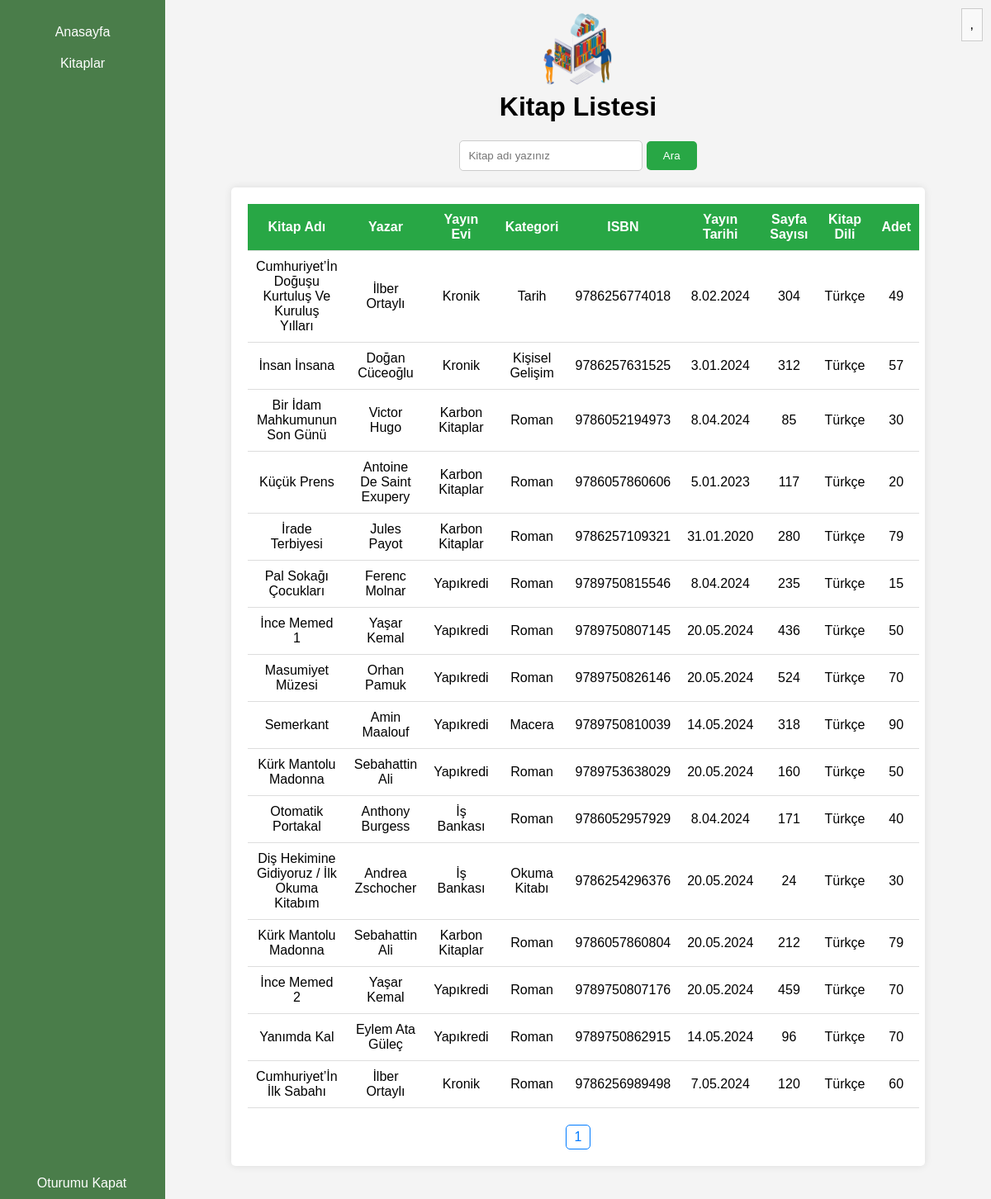
The page /uye/kitaplar.php on the database its author committed.
### tables this page shows
CREATE TABLE IF NOT EXISTS `tbl_yayin_evleri` (
  `yayinEvi_id` int NOT NULL AUTO_INCREMENT,
  `yayinEviAdi` varchar(50) NOT NULL,
  `adres_id` int NOT NULL,
  PRIMARY KEY (`yayinEvi_id`)
);

CREATE TABLE IF NOT EXISTS `tbl_kitaplar` (
  `kitap_id` int NOT NULL AUTO_INCREMENT,
  `yayinEvi_id` int NOT NULL,
  `ISBN` bigint NOT NULL,
  `kitapAdi` varchar(50) NOT NULL,
  `yayinTarihi` varchar(50) NOT NULL,
  `sayfaSayisi` int NOT NULL,
  `kitapDili` varchar(50) NOT NULL,
  PRIMARY KEY (`kitap_id`)
);

CREATE TABLE IF NOT EXISTS `yazarlar` (
  `yazar_id` int NOT NULL AUTO_INCREMENT,
  `kitap_id` int NOT NULL,
  `yazarAd` varchar(50) NOT NULL,
  `yazarSoyad` varchar(50) NOT NULL,
  PRIMARY KEY (`yazar_id`)
);

CREATE TABLE IF NOT EXISTS `kategoriler` (
  `kategori_id` int NOT NULL AUTO_INCREMENT,
  `kitap_id` int NOT NULL,
  `kategoriAdi` varchar(50) NOT NULL,
  PRIMARY KEY (`kategori_id`)
);

CREATE TABLE IF NOT EXISTS `kitaplar_kutuphane` (
  `kitap_id` int NOT NULL,
  `kutuphane_id` int NOT NULL,
  `adet` int NOT NULL,
  PRIMARY KEY (`kitap_id`)
);

### uye/kitaplar.php (the view, shortened to what this page needs)
<!DOCTYPE html>
<html lang="tr">
<head>
    <link rel="stylesheet" type="text/css" href="../admin/style.css">
    <link rel="stylesheet" type="text/css" href="../admin/1.css">
</head>
<body>
    <div class="content" style="text-align: center; height: 50px; padding: 10px;">
        <img src="../logo.png" style="height: 100px;">
        <div class="menu" onclick="toggleMenu()">
            <?php
            echo $_SESSION['kullanici'] . ", ";
            ?>
        </div>
    </div>
    <div class="sidebar">
        <a href="uye.php">Anasayfa</a>
        <a href="kitaplar.php">Kitaplar</a>
        <a href="../admin/oturumukapat.php" style="bottom: 0; position: fixed; width:168px;">Oturumu Kapat</a>
    </div>
    <div class="content" style="text-align: center; vertical-align: middle; max-width:100%; max-height:100%;">
        <h1>Kitap Listesi</h1>
        <form action="kitaplar.php" method="post">
            <input type="text" id="user-name" name="kitap_arama" placeholder="Kitap adı yazınız">
            <button id="search-button">Ara</button>
        </form>
        <div class="container">
            <?php
            $servername = "localhost";
            $username = "root";
            $password = "";
            $dbname = "kutuphane";
            $conn = new mysqli($servername, $username, $password, $dbname);
            $page = isset($_GET['page']) ? $_GET['page'] : 1;
            $per_page = 25;
            $start_from = ($page - 1) * $per_page;
            if (isset($_POST['kitap_arama'])) {
                $arama_kitapAdi = trim($_POST['kitap_arama']);
                $sql = "SELECT tbl_yayin_evleri.yayinEviAdi, kategoriler.kategoriAdi, kitaplar_kutuphane.kutuphane_id, kitaplar_kutuphane.adet,
                yazarlar.yazarAd, yazarlar.yazarSoyad, tbl_kitaplar.ISBN, tbl_kitaplar.kitapAdi, tbl_kitaplar.yayinTarihi, tbl_kitaplar.sayfaSayisi,
                tbl_kitaplar.kitapDili
                FROM tbl_yayin_evleri, tbl_kitaplar, kitaplar_kutuphane, yazarlar, kategoriler
                WHERE tbl_yayin_evleri.yayinEvi_id = tbl_kitaplar.yayinEvi_id
                AND tbl_kitaplar.kitap_id = kitaplar_kutuphane.kitap_id
                AND yazarlar.kitap_id = tbl_kitaplar.kitap_id
                AND kategoriler.kitap_id = tbl_kitaplar.kitap_id
                AND kitapAdi LIKE '%" . $arama_kitapAdi . "%'
                LIMIT $start_from, $per_page";
                $result = $conn->query($sql);
                echo "<table>";
                echo "<thead>";
                echo "<tr>";
                echo "<th>Kitap Adı</th>";
                echo "<th>Yazar</th>";
                echo "<th>Yayın Evi</th>";
                echo "<th>Kategori</th>";
                echo "<th>ISBN</th>";
                echo "<th>Yayın Tarihi</th>";
                echo "<th>Sayfa Sayısı</th>";
                echo "<th>Kitap Dili</th>";
                echo "<th>Adet</th>";
                echo "</tr>";
                echo "</thead>";
                echo "<tbody>";
                if ($result->num_rows > 0) {
                    while ($row = $result->fetch_assoc()) {
                        echo "<tr>";
                        echo "<td>" . $row["kitapAdi"] . "</td>";
                        echo "<td>" . $row["yazarAd"] . " " . $row["yazarSoyad"] . "</td>";
                        echo "<td>" . $row["yayinEviAdi"] . "</td>";
                        echo "<td>" . $row["kategoriAdi"] . "</td>";
                        echo "<td>" . $row["ISBN"] . "</td>";
                        echo "<td>" . $row["yayinTarihi"] . "</td>";
                        echo "<td>" . $row["sayfaSayisi"] . "</td>";
                        echo "<td>" . $row["kitapDili"] . "</td>";
                        echo "<td>" . $row["adet"] . "</td>";
                        echo "</tr>";
                    }
                } else {
                    echo "<tr><td colspan='9'>Veri bulunamadı.</td></tr>";
                }
                echo "</tbody>";
                echo "</table>";
                $sql = "SELECT COUNT(*) AS total FROM tbl_kitaplar WHERE kitapAdi LIKE '%" . $arama_kitapAdi . "%'";
                $result = $conn->query($sql);
                $row = $result->fetch_assoc();
                $total_pages = ceil($row["total"] / $per_page);
                echo "<div class='pagination'>";
                for ($i = 1; $i <= $total_pages; $i++) {
                    echo "<a href='?page=$i'>$i</a>";
                }
                echo "</div>";
                $conn->close();
            } else {
                $sql = "SELECT tbl_yayin_evleri.yayinEviAdi, kategoriler.kategoriAdi, kitaplar_kutuphane.kutuphane_id, kitaplar_kutuphane.adet,
                yazarlar.yazarAd, yazarlar.yazarSoyad, tbl_kitaplar.ISBN, tbl_kitaplar.kitapAdi, tbl_kitaplar.yayinTarihi, tbl_kitaplar.sayfaSayisi,
                tbl_kitaplar.kitapDili
                FROM tbl_yayin_evleri, tbl_kitaplar, kitaplar_kutuphane, yazarlar, kategoriler
                WHERE tbl_yayin_evleri.yayinEvi_id = tbl_kitaplar.yayinEvi_id
                AND tbl_kitaplar.kitap_id = kitaplar_kutuphane.kitap_id
                AND yazarlar.kitap_id = tbl_kitaplar.kitap_id
                AND kategoriler.kitap_id = tbl_kitaplar.kitap_id
                LIMIT $start_from, $per_page";
                $result = $conn->query($sql);
                echo "<table>";
                echo "<thead>";
                echo "<tr>";
                echo "<th>Kitap Adı</th>";
                echo "<th>Yazar</th>";
                echo "<th>Yayın Evi</th>";
                echo "<th>Kategori</th>";
                echo "<th>ISBN</th>";
                echo "<th>Yayın Tarihi</th>";
                echo "<th>Sayfa Sayısı</th>";
                echo "<th>Kitap Dili</th>";
                echo "<th>Adet</th>";
                echo "</tr>";
                echo "</thead>";
                echo "<tbody>";
                if ($result->num_rows > 0) {
                    while ($row = $result->fetch_assoc()) {
                        echo "<tr>";
                        echo "<td>" . $row["kitapAdi"] . "</td>";
                        echo "<td>" . $row["yazarAd"] . " " . $row["yazarSoyad"] . "</td>";
                        echo "<td>" . $row["yayinEviAdi"] . "</td>";
                        echo "<td>" . $row["kategoriAdi"] . "</td>";
                        echo "<td>" . $row["ISBN"] . "</td>";
                        echo "<td>" . $row["yayinTarihi"] . "</td>";
                        echo "<td>" . $row["sayfaSayisi"] . "</td>";
                        echo "<td>" . $row["kitapDili"] . "</td>";
                        echo "<td>" . $row["adet"] . "</td>";
                        echo "</tr>";
                    }
                } else {
                    echo "<tr><td colspan='9'>Veri bulunamadı.</td></tr>";
                }
                echo "</tbody>";
                echo "</table>";
                $sql = "SELECT COUNT(*) AS total FROM tbl_kitaplar";
                $result = $conn->query($sql);
                $row = $result->fetch_assoc();
                $total_pages = ceil($row["total"] / $per_page);
                echo "<div class='pagination'>";
                for ($i = 1; $i <= $total_pages; $i++) {
                    echo "<a href='?page=$i'>$i</a>";
                }
                echo "</div>";
            }
            ?>
        </div>
    </div>
</body>
</html>

### admin/style.css (style rules this page uses)
body { font-family: Arial, sans-serif; background-color: #f2f7f1; margin: 0; padding: 0; overflow-x: hidden; }
.sidebar { background-color: #4a7d4a; position: fixed; top: 0; left: 0; height: 100%; width: 200px; padding-top: 20px; text-align: center; }
.sidebar a { color: white; text-decoration: none; padding: 10px 15px; display: block; font-size: 16px; }
.content { margin-left: 200px; padding: 20px; }

### admin/1.css (style rules this page uses)
body { font-family: Arial, sans-serif; margin: 0; padding: 0; background-color: #f4f4f4; }
input { padding: 10px; width: 200px; border: 1px solid #ccc; border-radius: 5px; }
button { padding: 10px 20px; background-color: #28a745; color: white; border: none; border-radius: 5px; cursor: pointer; transition: background-color 0.3s; }

### uye/kitaplar.php (style rules this page uses)
.menu { position: absolute; top: 10px; right: 10px; cursor: pointer; padding: 10px; border: 1px solid #ccc; background-color: #f9f9f9; transition: background-color 0.3s; position: fixed; }
.container { max-width: 800px; margin: 20px auto; padding: 20px; background-color: #fff; border-radius: 5px; box-shadow: 0 0 10px rgba(0, 0, 0, 0.1); }
table { width: 100%; border-collapse: collapse; margin-bottom: 20px; }
table th, table td { padding: 10px; border-bottom: 1px solid #ddd; }
table th { background-color: #28a745; color: #fff; }
.pagination { text-align: center; }
.pagination a { display: inline-block; padding: 5px 10px; margin: 0 5px; color: #007bff; border: 1px solid #007bff; border-radius: 5px; text-decoration: none; }

### rows shown on the page
tbl_yayin_evleri: tbl_kitaplar.kitapAdi "Cumhuriyet’İn Doğuşu Kurtuluş Ve Kuruluş Yılları", yazarlar.yazarAd "İlber", yazarlar.yazarSoyad "Ortaylı", yayinEviAdi "Kronik", kategoriler.kategoriAdi "Tarih", tbl_kitaplar.ISBN "9786256774018", tbl_kitaplar.yayinTarihi "8.02.2024", tbl_kitaplar.sayfaSayisi "304", tbl_kitaplar.kitapDili "Türkçe", kitaplar_kutuphane.adet "49", tbl_kitaplar.kitapAdi "İnsan İnsana", yazarlar.yazarAd "Doğan", yazarlar.yazarSoyad "Cüceoğlu", kategoriler.kategoriAdi "Kişisel Gelişim", tbl_kitaplar.ISBN "9786257631525", tbl_kitaplar.yayinTarihi "3.01.2024", tbl_kitaplar.sayfaSayisi "312", kitaplar_kutuphane.adet "57", tbl_kitaplar.kitapAdi "Cumhuriyet’İn İlk Sabahı", kategoriler.kategoriAdi "Roman", tbl_kitaplar.ISBN "9786256989498", tbl_kitaplar.yayinTarihi "7.05.2024", tbl_kitaplar.sayfaSayisi "120", kitaplar_kutuphane.adet "60"
tbl_yayin_evleri: tbl_kitaplar.kitapAdi "Bir İdam Mahkumunun Son Günü", yazarlar.yazarAd "Victor", yazarlar.yazarSoyad "Hugo", yayinEviAdi "Karbon Kitaplar", kategoriler.kategoriAdi "Roman", tbl_kitaplar.ISBN "9786052194973", tbl_kitaplar.yayinTarihi "8.04.2024", tbl_kitaplar.sayfaSayisi "85", tbl_kitaplar.kitapDili "Türkçe", kitaplar_kutuphane.adet "30", tbl_kitaplar.kitapAdi "Küçük Prens", yazarlar.yazarAd "Antoine", yazarlar.yazarSoyad "De Saint Exupery", tbl_kitaplar.ISBN "9786057860606", tbl_kitaplar.yayinTarihi "5.01.2023", tbl_kitaplar.sayfaSayisi "117", kitaplar_kutuphane.adet "20", tbl_kitaplar.kitapAdi "İrade Terbiyesi", yazarlar.yazarAd "Jules", yazarlar.yazarSoyad "Payot", tbl_kitaplar.ISBN "9786257109321", tbl_kitaplar.yayinTarihi "31.01.2020", tbl_kitaplar.sayfaSayisi "280", kitaplar_kutuphane.adet "79", tbl_kitaplar.kitapAdi "Kürk Mantolu Madonna", yazarlar.yazarAd "Sebahattin", yazarlar.yazarSoyad "Ali", tbl_kitaplar.ISBN "9786057860804", tbl_kitaplar.yayinTarihi "20.05.2024", tbl_kitaplar.sayfaSayisi "212"
tbl_yayin_evleri: tbl_kitaplar.kitapAdi "Pal Sokağı Çocukları", yazarlar.yazarAd "Ferenc", yazarlar.yazarSoyad "Molnar", yayinEviAdi "Yapıkredi", kategoriler.kategoriAdi "Roman", tbl_kitaplar.ISBN "9789750815546", tbl_kitaplar.yayinTarihi "8.04.2024", tbl_kitaplar.sayfaSayisi "235", tbl_kitaplar.kitapDili "Türkçe", kitaplar_kutuphane.adet "15", tbl_kitaplar.kitapAdi "İnce Memed 1", yazarlar.yazarAd "Yaşar", yazarlar.yazarSoyad "Kemal", tbl_kitaplar.ISBN "9789750807145", tbl_kitaplar.yayinTarihi "20.05.2024", tbl_kitaplar.sayfaSayisi "436", kitaplar_kutuphane.adet "50", tbl_kitaplar.kitapAdi "Masumiyet Müzesi", yazarlar.yazarAd "Orhan", yazarlar.yazarSoyad "Pamuk", tbl_kitaplar.ISBN "9789750826146", tbl_kitaplar.sayfaSayisi "524", kitaplar_kutuphane.adet "70", tbl_kitaplar.kitapAdi "Semerkant", yazarlar.yazarAd "Amin", yazarlar.yazarSoyad "Maalouf", kategoriler.kategoriAdi "Macera", tbl_kitaplar.ISBN "9789750810039", tbl_kitaplar.yayinTarihi "14.05.2024", tbl_kitaplar.sayfaSayisi "318", kitaplar_kutuphane.adet "90", tbl_kitaplar.kitapAdi "Kürk Mantolu Madonna", yazarlar.yazarAd "Sebahattin", yazarlar.yazarSoyad "Ali", tbl_kitaplar.ISBN "9789753638029", tbl_kitaplar.sayfaSayisi "160", tbl_kitaplar.kitapAdi "İnce Memed 2", tbl_kitaplar.ISBN "9789750807176", tbl_kitaplar.sayfaSayisi "459", tbl_kitaplar.kitapAdi "Yanımda Kal", yazarlar.yazarAd "Eylem", yazarlar.yazarSoyad "Ata Güleç", tbl_kitaplar.ISBN "9789750862915", tbl_kitaplar.sayfaSayisi "96"
tbl_yayin_evleri: tbl_kitaplar.kitapAdi "Otomatik Portakal", yazarlar.yazarAd "Anthony", yazarlar.yazarSoyad "Burgess", yayinEviAdi "İş Bankası", kategoriler.kategoriAdi "Roman", tbl_kitaplar.ISBN "9786052957929", tbl_kitaplar.yayinTarihi "8.04.2024", tbl_kitaplar.sayfaSayisi "171", tbl_kitaplar.kitapDili "Türkçe", kitaplar_kutuphane.adet "40", tbl_kitaplar.kitapAdi "Diş Hekimine Gidiyoruz / İlk Okuma Kitabım", yazarlar.yazarAd "Andrea", yazarlar.yazarSoyad "Zschocher", kategoriler.kategoriAdi "Okuma Kitabı", tbl_kitaplar.ISBN "9786254296376", tbl_kitaplar.yayinTarihi "20.05.2024", tbl_kitaplar.sayfaSayisi "24", kitaplar_kutuphane.adet "30"
